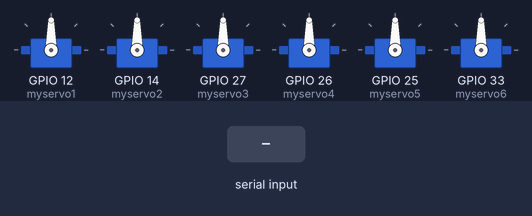
A sketch run on a simulated ESP32. Shown: 6 × servo. The test bench sets the inputs (shaded band). EEPROM starts erased; what the sketch prints to the serial monitor is not drawn.

Above: at 1.2 s.
1.3 s: "a" received over Serial
At 1.45 s:
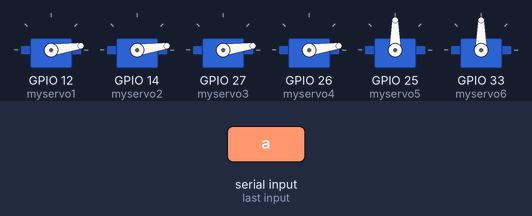
6.0 s: "b" received over Serial
At 6.17 s:
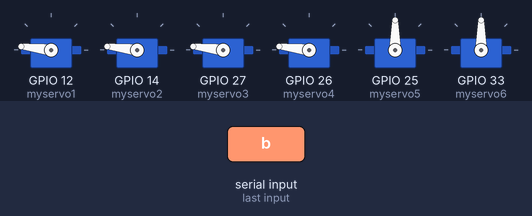
At 6.79 s:
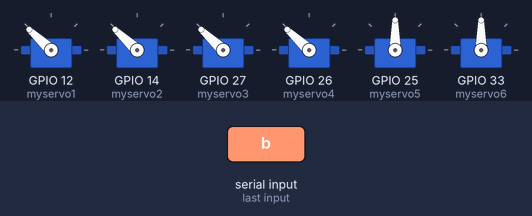
Timing chart, 0 to 9.1 s (numbered marks = the images above; inputs shaded):
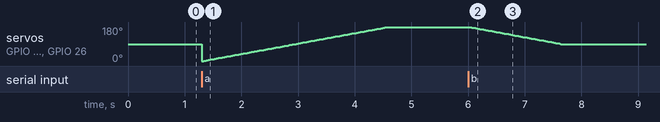

The sketch:

servoserial.ino
```cpp
#include <EEPROM.h>
#include <ESP32Servo.h>
#define EEPROM_SIZE 1

Servo myservo1;
Servo myservo2;
Servo myservo3;
Servo myservo4;
Servo myservo5;
Servo myservo6;

int speed = 15 ;

void setup() {
Serial.begin(9600);
//EEPROM.begin(EEPROM_SIZE);
EEPROM.begin(EEPROM_SIZE);

myservo1.setPeriodHertz(50);
myservo2.setPeriodHertz(50);
myservo3.setPeriodHertz(50);
myservo4.setPeriodHertz(50);
myservo5.setPeriodHertz(50);
myservo6.setPeriodHertz(50);

myservo1.attach(12);
myservo2.attach(14);
myservo3.attach(27);
myservo4.attach(26);
myservo5.attach(25);
myservo6.attach(33);
EEPROM.write(0, 0);
}


void loop() {
int epr =  EEPROM.read(0);
Serial.println(epr);
if(Serial.available()>0)
{
char data= Serial.read();
switch(data)
{
case 'a':
  for (int i = epr; i < 181; i +=1) {
    Serial.println(i);
    myservo1.write(i);
    myservo2.write(i);
    myservo3.write(i);
    myservo4.write(i);
    //membuat servo bergerak max
    //if (i>0 && i< 91){myservo5.write(i);}
    //if (i>0 && i< 100){myservo6.write(i);}
    delay(speed);
    EEPROM.write(0, i);
    EEPROM.commit();
  }
  break;

case 'b':
 case 2:
  if (epr >179){
  for (int i = epr; i >= 90; i -=1) {
    Serial.println(i);
    myservo1.write(i);
    myservo2.write(i);
    myservo3.write(i);
    myservo4.write(i);
    //if (i>0 && i< 91){myservo5.write(i);}
    //if (i>0 && i< 100){myservo6.write(i);}
    delay(speed);
    EEPROM.write(0, i);
    EEPROM.commit();
  }
  }else {
   for (int i = epr; i <= 90; i +=1) {
   Serial.println(i);
    myservo1.write(i);
    myservo2.write(i);
    myservo3.write(i);
    myservo4.write(i);
    //if (i>0 && i< 91){myservo5.write(i);}
    //if (i>0 && i< 100){myservo6.write(i);}
    delay(speed);
    EEPROM.write(0, i);
    EEPROM.commit();
    }


  }
break;

case 'c':
  for (int i = epr; i >= 0; i -=1) {
    Serial.println(i);
    myservo1.write(i);
    myservo2.write(i);
    myservo3.write(i);
    myservo4.write(i);

    //if (i>0 && i< 91){myservo5.write(i);}
    //if (i>0 && i< 100){myservo6.write(i);}
    delay(speed);
    EEPROM.write(0, i);
    EEPROM.commit();
  }
break;

}


}

}
```

Measured:
- after the input at 6.0 s, servo on GPIO 12 (myservo1), servo on GPIO 14 (myservo2), servo on GPIO 27 (myservo3), servo on GPIO 26 (myservo4): moves from 180° to 90° over 1.6 s, starting at once
